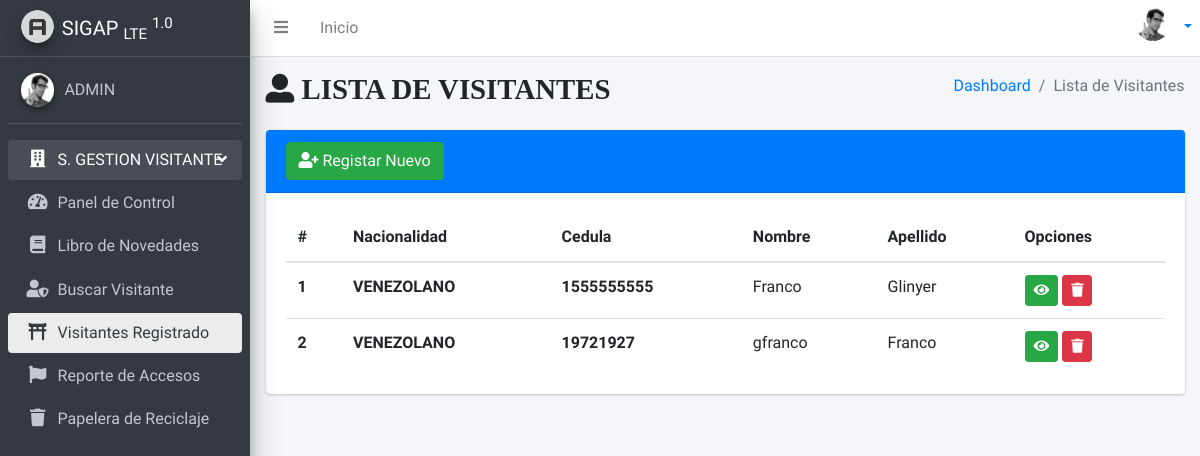
The app's page /person/list/ (signed in), older data.
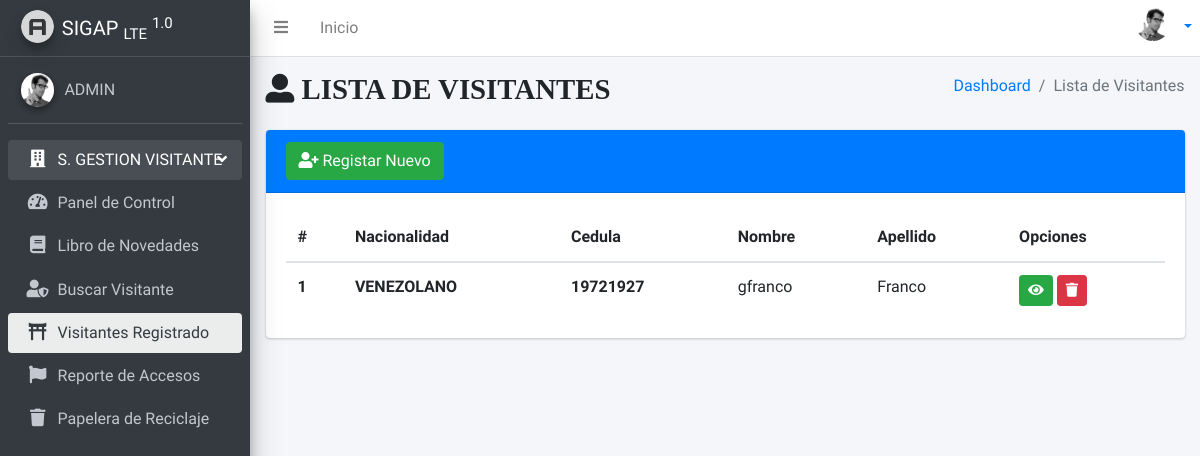
The same page, newer data.
### apps/sgsv/models.py (models this page shows, shortened)
class ModeloBase(models.Model):
    created_at = models.DateTimeField('Fecha de Creacion', auto_now_add=True)
    updated_at = models.DateTimeField('Fecha de Modificacion', auto_now=True)
    deleted_at = models.DateTimeField('Fecha de Eliminacion', null=True, blank=True)
    deleted_by = models.ForeignKey(User, on_delete=models.SET_NULL, null=True, blank=True)
    is_deleted = models.BooleanField('Eliminado', default=False)  # Campo para el borrado lógico
    class Meta:
        abstract = True

class Person(ModeloBase):
    LIST_NAC = [
        ('VE', 'VENEZOLANO'),
        ('EX', 'EXTRANJERO'),
    ]
    nac = models.CharField('Nacionalidad', max_length=2, choices=LIST_NAC, null=True, blank=True)
    dni = models.CharField('Cedula', primary_key=True, max_length=10)
    first_name = models.CharField('Nombre', max_length=40)
    last_name = models.CharField('Apellido', max_length=40)
    GENDER_CHOICES = [
        ('M', 'Masculino'),
        ('F', 'Femenino'),
    ]
    gender = models.CharField('Género', max_length=1, choices=GENDER_CHOICES, null=True, blank=True)
    photo = models.ImageField('Fotografía', upload_to=visitor_photo_upload_path, default='photo/default.jpg')
    class Meta:
        verbose_name = 'Visitante'
        verbose_name_plural = 'Visitantes'
        ordering = ['dni']
        permissions = (
            ("permiso_personalizado", "Describe el permiso"),
        )

### apps/sgsv/views.py (the view)
# urls.py: path('person/list/',views.lperson,name='lperson'),
@login_required
def lperson(request):
    person = Person.objects.filter(is_deleted=0)
    return render(request,'sgsv/person/lperson.html', {'person':person})

### public/templates/sgsv/person/lperson.html (shortened to what this page needs)
{% extends 'layouts/base.html' %}
{% block titlecontent %}
  <i class="fas fa-user-alt"> LISTA DE VISITANTES</i>
{% endblock %}
{% block titlemenu %}
  Lista de Visitantes
{% endblock %}
{% block content %}
  <div class="content">
    <div class="container-fluid">
   <div class="row">
        <div class="col">
          <div class="card card-primary">
            <div class="card-header">
          <a href="{% url 'cperson' %}" class="btn btn-success"><i class="fa fa-user-plus" aria-hidden="true"></i> Registar Nuevo</a>
            </div>
            <div class="card-body">
              <table class="table">
                <thead>
                  <tr>
                    <th scope="col">#</th>
                    <th scope="col">Nacionalidad</th>
                    <th scope="col">Cedula</th>
                    <th scope="col">Nombre</th>
                    <th scope="col">Apellido</th>
                    <th scope="col">Opciones</th>
                  </tr>
                </thead>
                <tbody>
                  {% for person in person %}
                    <tr>
                      <th scope="row">{{ forloop.counter }}</th>
                      <th scope="row">{{ person.get_nac_display }}</th>
                      <th scope="row">{{ person.dni }}</th>
                      <td>{{ person.first_name }}</td>
                      <td>{{ person.last_name }}</td>
                      <td>
                        <a class="btn btn-sm btn-success" href="{% url 'PersonDetail' dni=person.dni %}"><i class="fa fa-eye" aria-hidden="true"></i></a>
                        <a class="btn btn-sm btn-danger" href="{%url 'softdelele' person.dni %}"><i class="fa fa-trash" aria-hidden="true"></i></a>
                      </td>
                    </tr>
                  {% endfor %}
                </tbody>
              </table>
            </div>
          </div>
        </div>
      </div>
    </div>
  </div>
{% endblock %}

Row changes from the older to the newer data that the page shows:
no longer on this page (row edited): Person: nac "VENEZOLANO", dni "1555555555", first_name "Franco", last_name "Glinyer"
